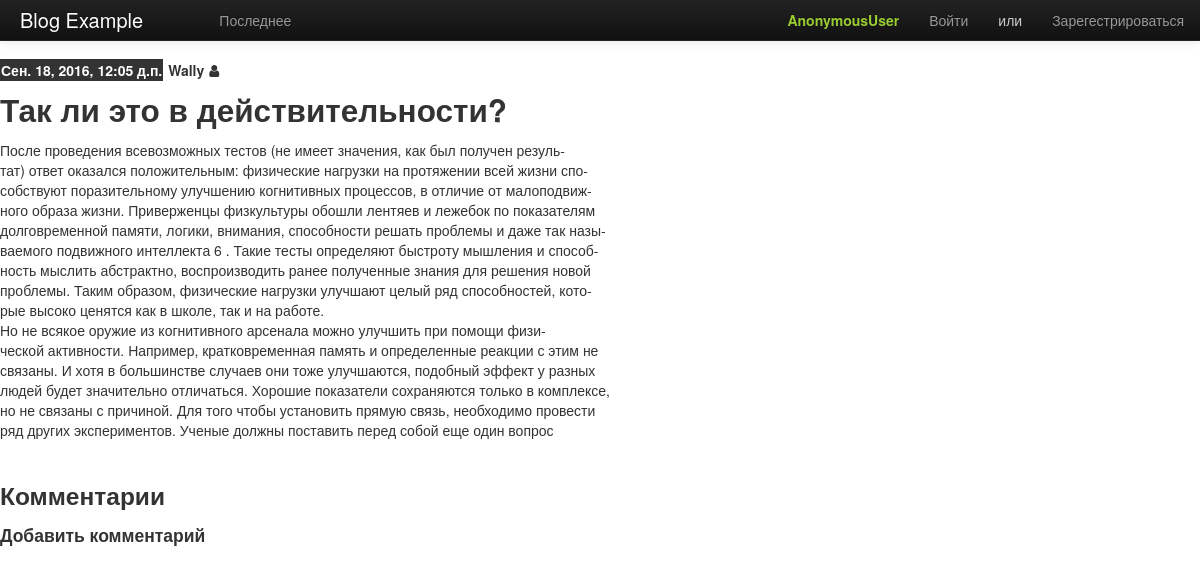
The app's page /blog/post/2/ with its own data.
### blog/models.py (models this page shows, shortened)
class Post(models.Model):
    title = models.CharField(u'Заголовок', max_length=255, unique_for_date="published_date")
    published_date = models.DateTimeField(u'Дата публикации', blank=True, null=True)
    content = models.TextField(u'Содержание', max_length=10000)
    owner = models.ForeignKey('auth.User')
    class Meta:
        get_latest_by = 'published_date'
        ordering = ('-published_date',)
        verbose_name_plural = 'entries'

### blog/views.py (the view)
# urls.py: url(r'^post/(?P<pk>\d+)/$', PostDetailView.as_view(), name='post_detail'),
class PostDetailView(DetailView):
    model = Post

### templates/blog/post_detail.html (shortened to what this page needs)
{% extends 'blog/base.html' %}
{% block content %}
        <article class="post_preview">
            <header class="post_meta">
                <time pubdate datetime="{{ post.published_date }}" >{{ post.published_date }}</time>
                <span class="owner">{{post.owner}}</span>
                {% if post.owner == user %}<a class="" href="{% url 'post_edit' pk=post.pk %}"> Отредактировать <span class="fa-pencil fa" aria-hidden="true"></span></a>{% else %} <i class="fa fa-user" aria-hidden="true"></i> {% endif %}
            </header>
            <h2>{{ post.title }}</h2>
            <p>{{ post.content|linebreaksbr }}</p>
        </article>
        <div><h3>Комментарии</h3>
        {% load comments %}
        </div>
        <div>
            <h4>Добавить комментарий</h4>
            {% render_comment_form for post %}</div>
    </div>
{% endblock %}

### templates/blog/base.html (style rules this page uses)
body { padding-top: 60px; }
.post_preview { margin-bottom: 35px; }
.post_preview time, .post_preview .owner { padding: 1px; font-weight: bold; }
.post_preview time { background-color: #333; }
.post_preview .owner { color: #333 !important; }
.post_preview time { color: white !important; }

### records on screen
Post: published_date "Сен. 18, 2016, 12:05 д.п.", owner "Wally", title "Так ли это в действительности?", content "После проведения всевозможных тестов (не имеет значения, как был получен резуль- тат) ответ оказался положительным: физические нагрузки на протяжении всей жизни спо- собствуют поразительному улучшению когнитивных процессов, в отличие от малоподвиж- ного образа жизни. Приверженцы физкультуры обошли лентяев и лежебок по показателям долговременной памяти, логики, внимания, способности решать проблемы и даже так назы- ваемого подвижного интеллекта 6 . Такие тесты определяют быстроту мышления и способ- ность мыслить абстрактно, воспроизводить ранее полученные знания для решения новой проблемы. Таким образом, физические нагрузки улучшают целый ряд способностей, кото- рые высоко ценятся как в…"

### other values on screen
{{ user }} "AnonymousUser"
